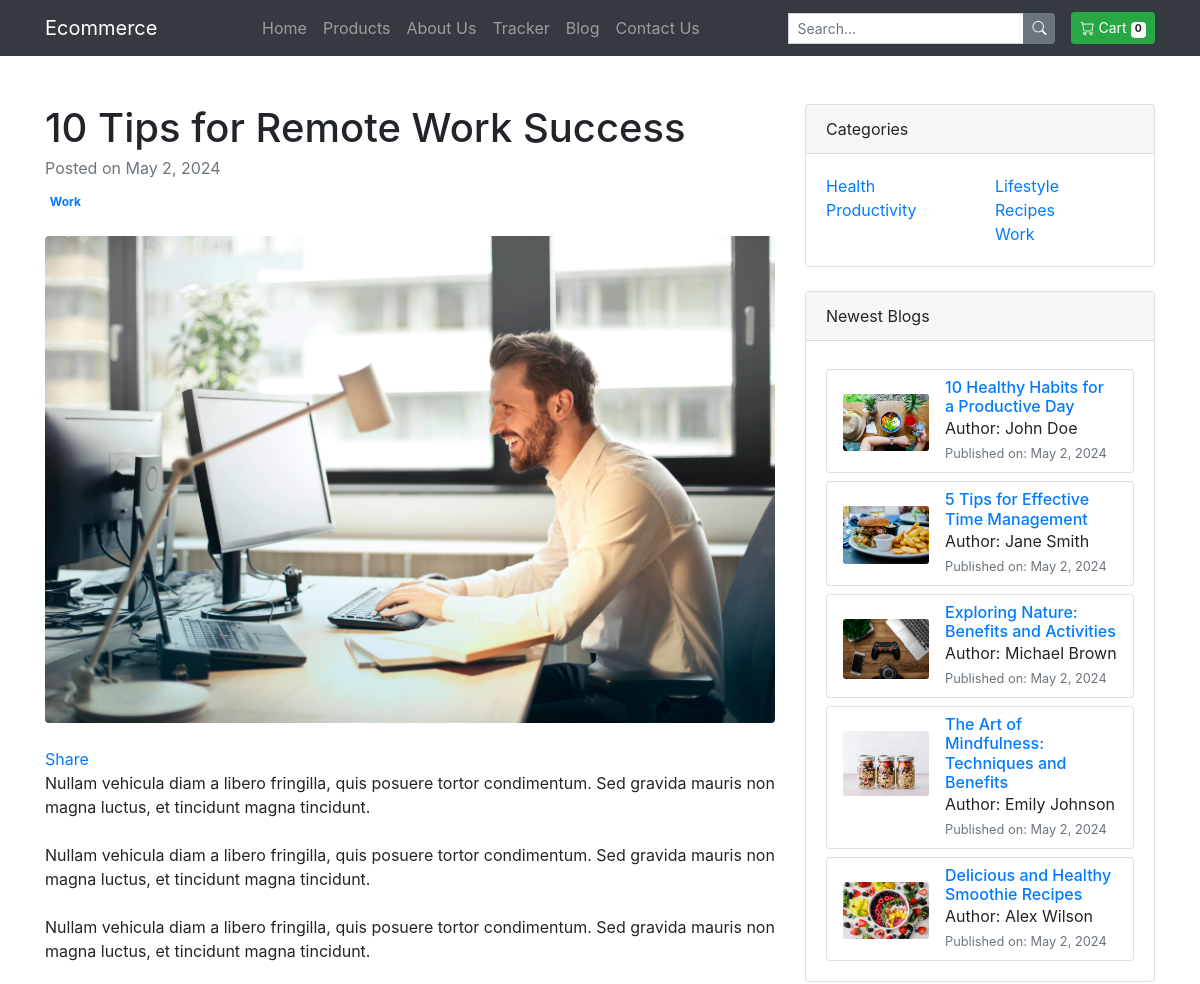
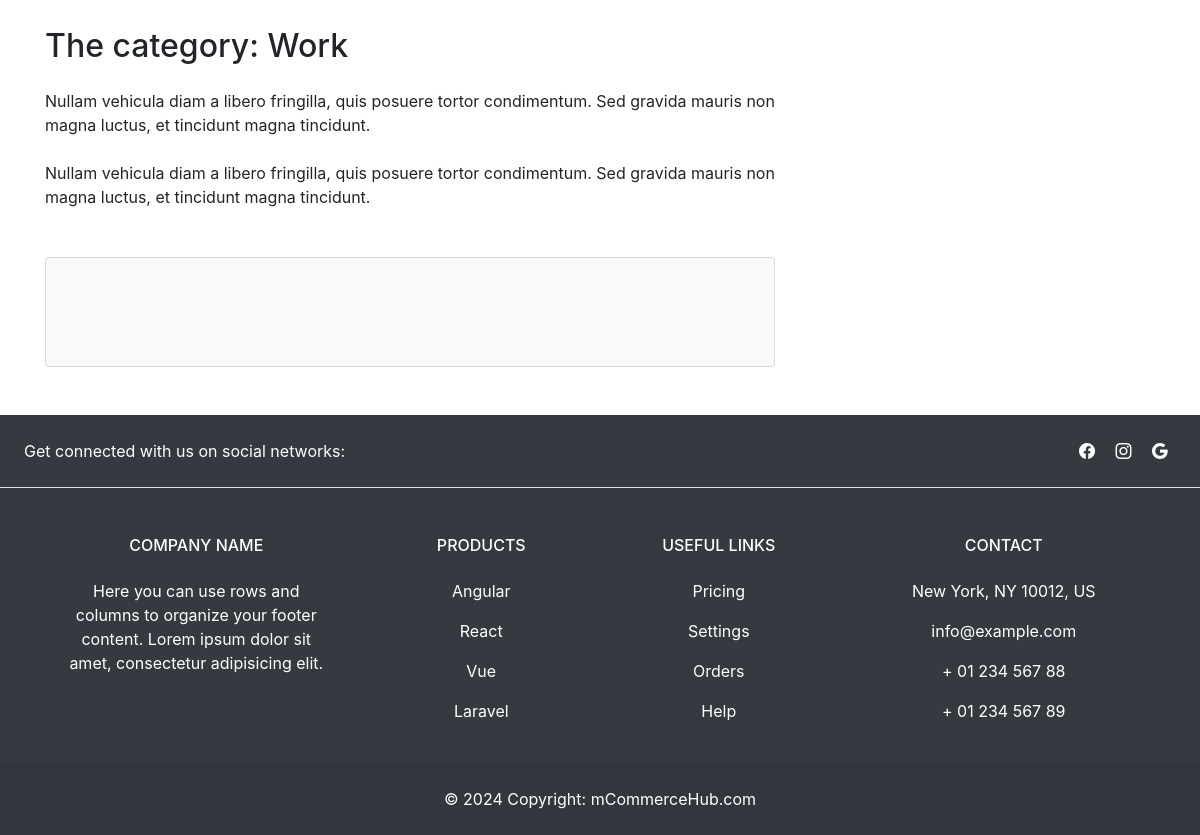
Page /blog/11/ on the committed database (2 pictures, top to bottom).
### blog/models.py (models this page shows, shortened)
class Blog(models.Model):
    blog_id = models.AutoField(primary_key=True)
    title = models.CharField(max_length=300,default="")
    content = models.TextField()
    category = models.CharField(max_length=50, default="")
    subcategory = models.CharField(max_length=50, default="")
    published_date = models.DateField()
    thumbnail = models.ImageField(upload_to="blog/images", default="")
    author_name = models.CharField(max_length=200,default="")
    author_image = models.ImageField(upload_to="blog/images", default="")

### blog/views.py (the view)
# urls.py: path('<int:blog_id>/', views.blogview, name='blog_view'),
def blogview(request, blog_id):
    try:
        categories = Blog.objects.values_list('category', flat=True).distinct()
        newest_blogs = Blog.objects.order_by('-published_date')[:5]
        newest_blogs_market = Blog.objects.order_by('-published_date')[:3]
        blog = Blog.objects.get(pk=blog_id)
        return render(request, "blog/blogview.html", {'blog': blog,'categories': categories,'newest_blogs': newest_blogs,'newest_blogs_market':newest_blogs_market})
    except Blog.DoesNotExist:
        return HttpResponse("Blog not found")

### blog/templates/blog/blogview.html (shortened to what this page needs)
{% extends 'shop/basic.html' %} {% block title %}{{ blog.title }} {% endblock %}
 {% block body %} {% load static%}
<div class="container mt-5">
  <div class="row">
    <div class="col-lg-8">
      <article>
        <header class="mb-4">
          <h1 class="fw-bolder mb-1">{{ blog.title }}</h1>
          <div class="text-muted fst-italic mb-2">
            Posted on {{ blog.published_date }}
          </div>
          <a class="badge text-decoration-none link-light" href="#!"
            >{{ blog.category }}</a
          >
        </header>
        <figure class="mb-4">
          <img
            class="img-fluid rounded"
            src="{{ blog.thumbnail.url }}"
            alt="{{ blog.title }}"
          />
        </figure>
        <div
          class="fb-share-button"
          data-href="http://127.0.0.1:8000/blog/{{ blog.blog_id }}/"
          data-layout=""
          data-size=""
        >
          <a
            target="_blank"
            href="https://www.facebook.com/sharer/sharer.php?u=http%3A%2F%2F127.0.0.1%3A8000%2Fblog%2F10%2F&amp;src=sdkpreparse"
            class="fb-xfbml-parse-ignore"
            >Share</a
          >
        </div>
        <section class="mb-5">
          <p class="fs-5 mb-4">{{ blog.content }}</p>
          <p class="fs-5 mb-4">{{ blog.content }}</p>
          <p class="fs-5 mb-4">{{ blog.content }}</p>
          <h2 class="fw-bolder mb-4 mt-5">The category: {{ blog.category }}</h2>
          <p class="fs-5 mb-4">{{ blog.content }}</p>
          <p class="fs-5 mb-4">{{ blog.content }}</p>
        </section>
      </article>
      <section class="mb-5">
        <div class="card bg-light align-items-center justify-content-center" style="padding-top: 20px;">
          <div class="card-body">
          </div>
        </div>
      </section>
    </div>
    <div class="col-lg-4">
      <div class="card mb-4">
        <div class="card-header">Categories</div>
        <div class="card-body">
          <div class="row">
            <div class="col-sm-6">
              <ul class="list-unstyled mb-0">
                {% for category in categories|slice:":2" %}
                <li><a href="#">{{ category }}</a></li>
                {% endfor %}
              </ul>
            </div>
            <div class="col-sm-6">
              <ul class="list-unstyled mb-0">
                {% for category in categories|slice:"2:" %}
                <li><a href="#">{{ category }}</a></li>
                {% endfor %}
              </ul>
            </div>
          </div>
        </div>
      </div>
      <div class="card mb-4">
        <div class="card-header">Newest Blogs</div>
        <div class="card-body">
          {% if newest_blogs %} {% for newest_blog in newest_blogs %}
          <div class="card mt-2">
            <div class="row no-gutters">
              <div class="col-md-4 pt-4 pl-3">
                <img
                  src="{{ newest_blog.thumbnail.url }}"
                  class="card-img"
                  alt="Blog Image"
                />
              </div>
              <div class="col-md-8">
                <div class="card-body pr-3 pl-3 pt-2 pb-2">
                  <h6 class="card-title mb-0">
                    <a href="{% url 'blog_view' blog_id=newest_blog.pk %}"
                      >{{ newest_blog.title }}</a
                    >
                  </h6>
                  <p class="card-text mb-0">
                    Author: {{ newest_blog.author_name }}
                  </p>
                  <p class="card-text mb-0">
                    <small class="text-muted"
                      >Published on: {{ newest_blog.published_date }}</small
                    >
                  </p>
                </div>
              </div>
            </div>
          </div>
          {% endfor %} {% else %}
          <p>No newest blogs available.</p>
          {% endif %}
        </div>
      </div>
    </div>
  </div>
</div>
{%endblock%}

### rows in the picture
Blog: title "10 Tips for Remote Work Success", published_date "May 2, 2024", category "Work", thumbnail (picture), content "Nullam vehicula diam a libero fringilla, quis posuere tortor condimentum. Sed gravida mauris non magna luctus, et tincidunt magna tincidunt."
Blog: thumbnail (picture), title "10 Healthy Habits for a Productive Day", author_name "John Doe", published_date "May 2, 2024"
Blog: thumbnail (picture), title "5 Tips for Effective Time Management", author_name "Jane Smith", published_date "May 2, 2024"
Blog: thumbnail (picture), title "Exploring Nature: Benefits and Activities", author_name "Michael Brown", published_date "May 2, 2024"
Blog: thumbnail (picture), title "The Art of Mindfulness: Techniques and Benefits", author_name "Emily Johnson", published_date "May 2, 2024"
Blog: thumbnail (picture), title "Delicious and Healthy Smoothie Recipes", author_name "Alex Wilson", published_date "May 2, 2024"

### other values in the picture
{{ category }} "Health" "Productivity"
{{ category }} "Lifestyle" "Recipes"
